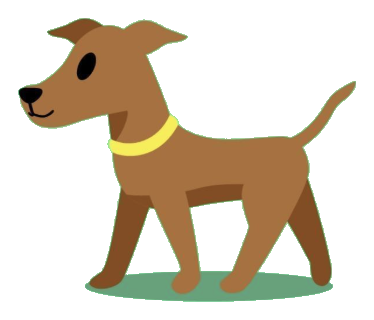
#> input picture portal-v2/Image creation/preview/puppy01-v1-transparent/puppy01-r1c1.png, 374 x 320 px, found by its file name
$ python redraw_puppy01_walk_from_side.py
#> lines starting #> are read from the running program, lines starting #| are printed output that depends on the picture; after the words box and inside, x2 and y2 are one past the last pixel; in counts of white or black regions, pixels touching at a corner belong together
#!/usr/bin/env python3
"""
Redraw Puppy 01 walk from original side profile by preserving the original
upper-body artwork and re-animating legs only.
"""

from __future__ import annotations

import math
from pathlib import Path

from PIL import Image, ImageChops, ImageDraw, ImageFilter, ImageFont


ROOT = Path("/Users/laura/Portal V2 Fresh/portal-v2/Image creation")
SRC = ROOT / "preview/puppy01-v1-transparent/puppy01-r1c1.png"
OUT_DIR = ROOT / "preview/puppy01-walk-redraw"
BOARD = ROOT / "preview/puppy01-walk-redraw-board.png"
GIF = ROOT / "preview/puppy01-walk-redraw.gif"

W, H = 374, 320


def polygon_mask(size: tuple[int, int], points: list[tuple[int, int]]) -> Image.Image:
    m = Image.new("L", size, 0)
    ImageDraw.Draw(m).polygon(points, fill=255)
    return m


def masked_layer(base: Image.Image, mask: Image.Image) -> Image.Image:
    layer = Image.new("RGBA", base.size, (0, 0, 0, 0))
    layer.paste(base, (0, 0), mask)
    return layer


def sample_color(base: Image.Image, x: int, y: int) -> tuple[int, int, int, int]:
    px = base.load()
    for r in range(0, 8):
        for oy in range(-r, r + 1):
            for ox in range(-r, r + 1):
                xx = min(max(0, x + ox), base.width - 1)
                yy = min(max(0, y + oy), base.height - 1)
                if px[xx, yy][3] > 20:
                    return px[xx, yy]
    return (170, 123, 74, 255)


def gait_leg(phase: float, footfall: float) -> tuple[float, float, float]:
    # Heartbeat cadence.
    t = (phase - footfall) % 1.0
    stance = 0.68
    if t < stance:
        u = t / stance
        angle = math.radians(7.0 - 20.0 * u)
        lift = 0.0
        stride = -8.0 + 16.0 * u
    else:
        u = (t - stance) / (1.0 - stance)
        ease = 0.5 - 0.5 * math.cos(math.pi * u)
        angle = math.radians(-13.0 + 26.0 * ease)
        lift = 11.0 * (math.sin(math.pi * u) ** 1.3)
        stride = 5.5 * math.sin(math.pi * u)
    return angle, lift, stride


def draw_leg(
    d: ImageDraw.ImageDraw,
    shoulder: tuple[float, float],
    angle: float,
    lift: float,
    stride: float,
    color: tuple[int, int, int, int],
    length: float = 114.0,
    top_w: float = 13.0,
    paw_w: float = 18.0,
) -> None:
    sx, sy = shoulder
    dx = math.sin(angle) * length + stride
    dy = math.cos(angle) * length - lift
    fx, fy = sx + dx, sy + dy

    vx = fx - sx
    vy = fy - sy
    mag = max(1e-6, (vx * vx + vy * vy) ** 0.5)
    nx = -vy / mag
    ny = vx / mag

    p1 = (sx + nx * top_w * 0.5, sy + ny * top_w * 0.5)
    p2 = (sx - nx * top_w * 0.5, sy - ny * top_w * 0.5)
    p3 = (fx - nx * paw_w * 0.5, fy - ny * paw_w * 0.5)
    p4 = (fx + nx * paw_w * 0.5, fy + ny * paw_w * 0.5)
    d.polygon([p1, p2, p3, p4], fill=color)
    d.ellipse((fx - paw_w * 0.62, fy - 6, fx + paw_w * 0.62, fy + 8), fill=color)


def build_body_shell(base: Image.Image) -> Image.Image:
    # Preserve original top silhouette and facial details exactly.
    body_poly = [
        (22, 116), (35, 78), (58, 68), (74, 42), (100, 24), (145, 34), (163, 20),
        (190, 30), (220, 36), (208, 64), (194, 78), (180, 92), (168, 110), (155, 124),
        (130, 130), (145, 168), (172, 162), (192, 192), (206, 208), (244, 204), (278, 196),
        (301, 172), (305, 132), (322, 122), (336, 102), (350, 85), (360, 85), (360, 101),
        (347, 118), (333, 130), (306, 132), (257, 132), (212, 126), (176, 122), (150, 130),
        (122, 132), (86, 128), (58, 123), (36, 122),
    ]
    mask = polygon_mask(base.size, body_poly).filter(ImageFilter.MaxFilter(3))
    return masked_layer(base, mask)


def draw_frame(base_body: Image.Image, i: int, frame_count: int, colors: dict[str, tuple[int, int, int, int]]) -> Image.Image:
    p = i / frame_count
    tau = 2.0 * math.pi

    body_x = 1.1 * math.sin(tau * p)
    body_y = 2.0 * math.sin(tau * p * 2.0 + 0.35)

    # Heartbeat order:
    # near hind, near front, far hind, far front.
    hn = gait_leg(p, 0.00)
    fn = gait_leg(p, 0.10)
    hf = gait_leg(p, 0.50)
    ff = gait_leg(p, 0.60)

    frame = Image.new("RGBA", base_body.size, (0, 0, 0, 0))
    d = ImageDraw.Draw(frame)

    # Ground shadow.
    cx = 192 + body_x
    cy = 286 + 0.8 * math.sin(tau * p * 2.0 + 0.7)
    rx = 144 + 6 * math.sin(tau * p * 2.0 + 0.2)
    ry = 18
    d.ellipse((cx - rx, cy - ry, cx + rx, cy + ry), fill=colors["shadow"])

    # Far legs first.
    draw_leg(d, (120 + body_x, 166 + body_y), ff[0], ff[1], ff[2], colors["leg_far"])
    draw_leg(d, (292 + body_x, 199 + body_y), hf[0], hf[1], hf[2], colors["leg_far"])

    # Composite preserved original upper body.
    frame.alpha_composite(ImageChops.offset(base_body, int(round(body_x)), int(round(body_y))))

    # Near legs on top.
    draw_leg(d, (169 + body_x, 167 + body_y), fn[0], fn[1], fn[2], colors["leg_near"])
    draw_leg(d, (244 + body_x, 205 + body_y), hn[0], hn[1], hn[2], colors["leg_near"])

    return frame


def build_board(frames: list[Image.Image]) -> Image.Image:
    cols = 4
    rows = math.ceil(len(frames) / cols)
    pad = 14
    header = 62
    bg = (12, 24, 42, 255)
    mint = (137, 214, 195, 255)
    board = Image.new("RGBA", (pad + cols * (W + pad), header + pad + rows * (H + pad)), bg)
    d = ImageDraw.Draw(board)
    f = ImageFont.load_default()
    d.text((pad, 14), "Puppy 01 Walk Redraw (original side profile body preserved)", fill=(230, 244, 255, 255), font=f)
    d.text((pad, 34), "Legs redrawn with heartbeat gait, seam-free composition", fill=(153, 179, 204, 255), font=f)
    for i, fr in enumerate(frames):
        r, c = divmod(i, cols)
        x = pad + c * (W + pad)
        y = header + pad + r * (H + pad)
        tile = Image.new("RGBA", (W, H), mint)
        tile.alpha_composite(fr, (0, 0))
        board.alpha_composite(tile, (x, y))
        d.rectangle((x, y, x + W, y + H), outline=(88, 112, 138, 255), width=2)
        d.text((x + 8, y + 8), f"f{i:02d}", fill=(236, 249, 255, 255), font=f)
    return board


def main() -> None:
    OUT_DIR.mkdir(parents=True, exist_ok=True)
    base = Image.open(SRC).convert("RGBA")
#> base is the input picture: PIL image 374x320 RGBA; mean R, G, B, A 52.7, 41.2, 24.6, 89.2
    body = build_body_shell(base)
#> in polygon_mask, `m = Image.new("L", size, 0)`: m: PIL image 374x320 L; every value is 0
#> in polygon_mask, `ImageDraw.Draw(m).polygon(points, fill=255)`:
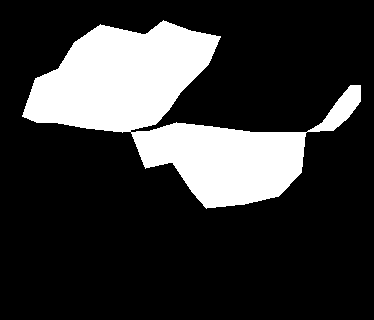
#> m: PIL image 374x320 L; 21.2% white; 1 white region, box (x1, y1, x2, y2) and area: (22, 20, 361, 209) 25383
#> in build_body_shell, `mask = polygon_mask(base.size, body_poly).filter(ImageFilter.MaxFilter..`: mask: PIL image 374x320 L; 22.4% white; 1 white region, box (x1, y1, x2, y2) and area: (21, 19, 362, 210) 26770
#> in masked_layer, `layer = Image.new("RGBA", base.size, (0, 0, 0, 0))`: layer: PIL image 374x320 RGBA; every value is 0
#> in masked_layer, `layer.paste(base, (0, 0), mask)`:
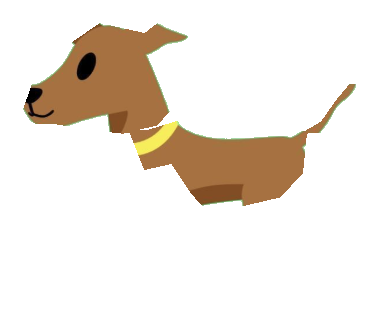
#> layer: PIL image 374x320 RGBA; mean R, G, B, A 28.1, 20, 11.4, 44.8; transparent parts drawn white

    colors = {
        "leg_near": sample_color(base, 170, 246),
        "leg_far": sample_color(base, 108, 242),
        "shadow": sample_color(base, 192, 286),
    }
#> colors = {'leg_near': (167, 213, 157, 255), 'leg_far': (166, 217, 164, 255), 'shadow': (166, 113, 65, 255)}

    frame_count = 8
    frames: list[Image.Image] = []
    for i in range(frame_count):
        fr = draw_frame(body, i, frame_count, colors)
        fr.save(OUT_DIR / f"walk-{i:02d}.png")
        frames.append(fr)
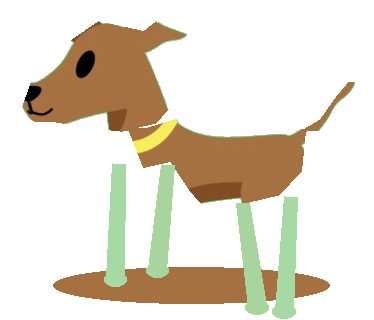
#> fr: PIL image 374x320 RGBA; mean R, G, B, A 48.1, 40.3, 25.5, 75.4; transparent parts drawn white
#> after the loop, frames = 8 items

    build_board(frames).save(BOARD)
#> in build_board, `rows = math.ceil(len(frames) / cols)`: rows = 2
#> in build_board, `board = Image.new("RGBA", (pad + cols * (W + pad), header + pad + rows..`:
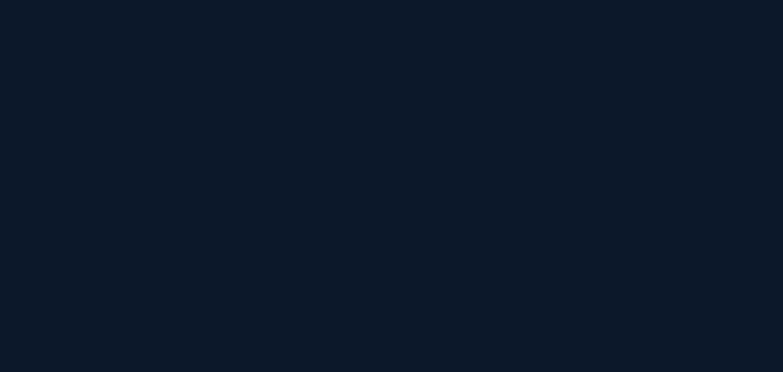
#> board: PIL image 1566x744 RGBA (shown at 1/2 size); mean R, G, B, A 12, 24, 42, 255
#> the loop in build_board, `for i, fr in enumerate(frames):` made 8 passes
#> (r, c, x, y) on passes 1 to 8: (0, 0, 14, 76), (0, 1, 402, 76), (0, 2, 790, 76), (0, 3, 1178, 76), (1, 0, 14, 410), (1, 1, 402, 410), (1, 2, 790, 410), (1, 3, 1178, 410)
#> pass 1, in build_board, `tile = Image.new("RGBA", (W, H), mint)`:
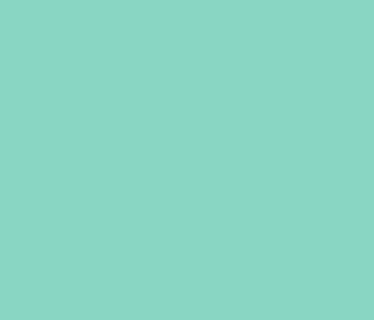
#> tile: PIL image 374x320 RGBA; mean R, G, B, A 137, 214, 195, 255
#> after the loop in build_board, `for i, fr in enumerate(frames):`:
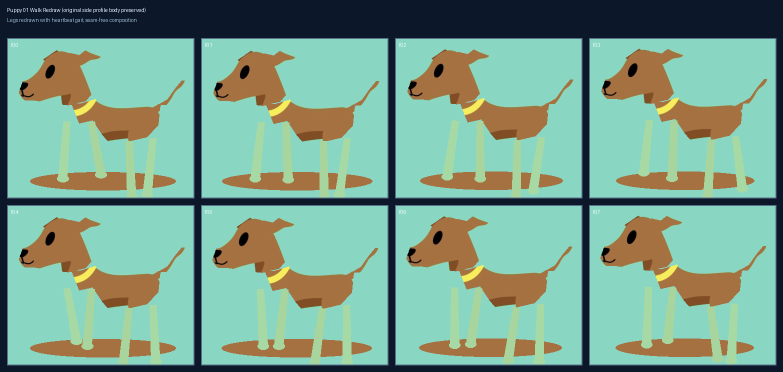
#> board: PIL image 1566x744 RGBA (shown at 1/2 size); mean R, G, B, A 120.9, 160.3, 141, 255
#> after the loop in build_board, `for i, fr in enumerate(frames):`:
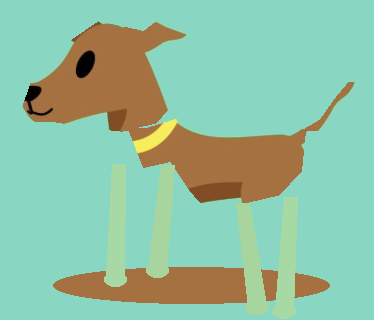
#> tile: PIL image 374x320 RGBA; mean R, G, B, A 144.6, 191, 162.9, 255
    frames[0].save(
        GIF,
        save_all=True,
        append_images=frames[1:],
        duration=110,
        loop=0,
        disposal=2,
    )

    print(f"Wrote frames to {OUT_DIR}")
    print(f"Wrote board {BOARD}")
    print(f"Wrote gif {GIF}")


if __name__ == "__main__":
    main()

$ run again, with portal-v2/Image creation/preview/puppy01-v1-transparent/puppy01-r1c2.png copied over portal-v2/Image creation/preview/puppy01-v1-transparent/puppy01-r1c1.png
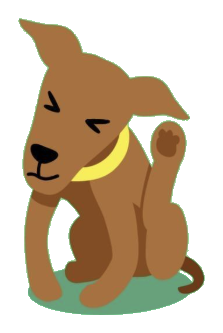
#> input picture portal-v2/Image creation/preview/puppy01-v1-transparent/puppy01-r1c2.png, 223 x 333 px, found by its file name
#> in main, base is the input picture: PIL image 223x333 RGBA; mean R, G, B, A 76.5, 58.5, 34.5, 128.8
#> mask: PIL image 223x333 L; 27% white; 1 white region, box (x1, y1, x2, y2) and area: (21, 19, 223, 210) 20027
#> colors = {'leg_near': (166, 113, 65, 255), 'leg_far': (128, 75, 35, 255), 'shadow': (103, 60, 26, 255)}
#> after the loop in main, `for i in range(frame_count):`:
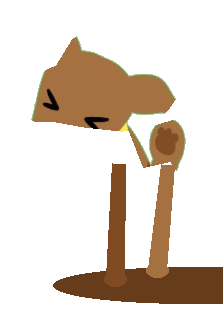
#> fr: PIL image 223x333 RGBA; mean R, G, B, A 34.8, 23.4, 12.8, 62.9; transparent parts drawn white
#> after the loop in main, `for i in range(frame_count):`: frames = 8 items
#> rows = 2
#> the loop in build_board, `for i, fr in enumerate(frames):` made 8 passes
#> (r, c, x, y) on passes 1 to 8: (0, 0, 14, 76), (0, 1, 402, 76), (0, 2, 790, 76), (0, 3, 1178, 76), (1, 0, 14, 410), (1, 1, 402, 410), (1, 2, 790, 410), (1, 3, 1178, 410)
#> after the loop in build_board, `for i, fr in enumerate(frames):`:
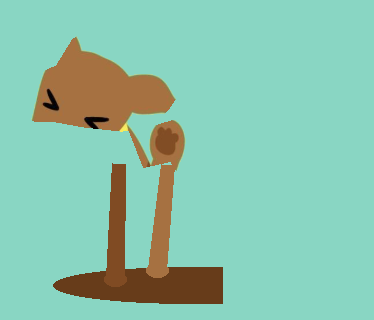
#> tile: PIL image 374x320 RGBA; mean R, G, B, A 137.7, 195.8, 173.1, 255

$ run again, with portal-v2/Image creation/preview/puppy01-v1-transparent/puppy01-r1c3.png copied over portal-v2/Image creation/preview/puppy01-v1-transparent/puppy01-r1c1.png
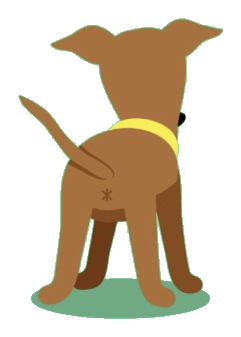
#> input picture portal-v2/Image creation/preview/puppy01-v1-transparent/puppy01-r1c3.png, 241 x 337 px, found by its file name
#> in main, base is the input picture: PIL image 241x337 RGBA; mean R, G, B, A 63.1, 49.8, 30.1, 105
#> mask: PIL image 241x337 L; 26.4% white; 1 white region, box (x1, y1, x2, y2) and area: (21, 19, 241, 210) 21449
#> colors = {'leg_near': (129, 77, 37, 255), 'leg_far': (106, 59, 25, 255), 'shadow': (133, 75, 37, 255)}
#> after the loop in main, `for i in range(frame_count):`:
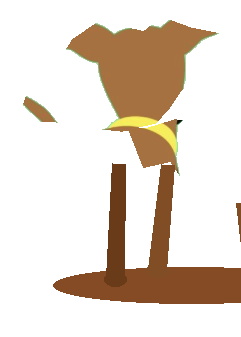
#> fr: PIL image 241x337 RGBA; mean R, G, B, A 37.7, 25.3, 13.5, 64.3; transparent parts drawn white
#> after the loop in main, `for i in range(frame_count):`: frames = 8 items
#> rows = 2
#> the loop in build_board, `for i, fr in enumerate(frames):` made 8 passes
#> (r, c, x, y) on passes 1 to 8: (0, 0, 14, 76), (0, 1, 402, 76), (0, 2, 790, 76), (0, 3, 1178, 76), (1, 0, 14, 410), (1, 1, 402, 410), (1, 2, 790, 410), (1, 3, 1178, 410)
#> after the loop in build_board, `for i, fr in enumerate(frames):`:
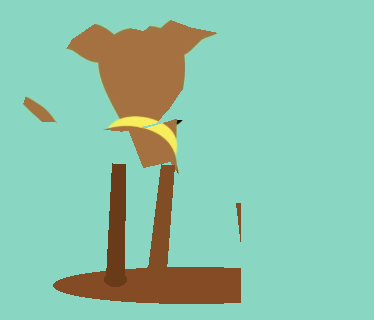
#> tile: PIL image 374x320 RGBA; mean R, G, B, A 139.2, 194.6, 170.8, 255

$ run again, with portal-v2/Image creation/preview/puppy01-v1-transparent/puppy01-r2c1.png copied over portal-v2/Image creation/preview/puppy01-v1-transparent/puppy01-r1c1.png
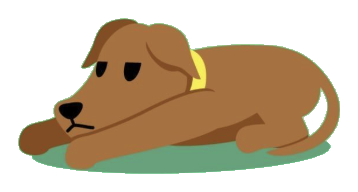
#> input picture portal-v2/Image creation/preview/puppy01-v1-transparent/puppy01-r2c1.png, 358 x 192 px, found by its file name
#> in main, base is the input picture: PIL image 358x192 RGBA; mean R, G, B, A 76.5, 60, 36.5, 130.6
#> mask: PIL image 358x192 L; 37.2% white; 1 white region, box (x1, y1, x2, y2) and area: (21, 19, 358, 192) 25574
#> colors = {'leg_near': (170, 123, 74, 255), 'leg_far': (170, 123, 74, 255), 'shadow': (170, 123, 74, 255)}
#> after the loop in main, `for i in range(frame_count):`: frames = 8 items
#> rows = 2
#> the loop in build_board, `for i, fr in enumerate(frames):` made 8 passes
#> (r, c, x, y) on passes 1 to 8: (0, 0, 14, 76), (0, 1, 402, 76), (0, 2, 790, 76), (0, 3, 1178, 76), (1, 0, 14, 410), (1, 1, 402, 410), (1, 2, 790, 410), (1, 3, 1178, 410)
#> after the loop in build_board, `for i, fr in enumerate(frames):`:
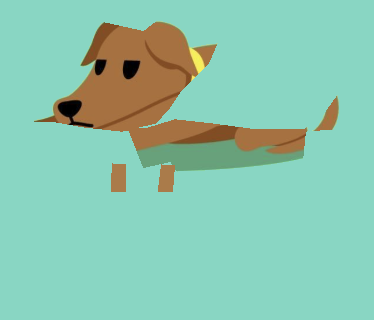
#> tile: PIL image 374x320 RGBA; mean R, G, B, A 138.4, 198.1, 174.9, 255
